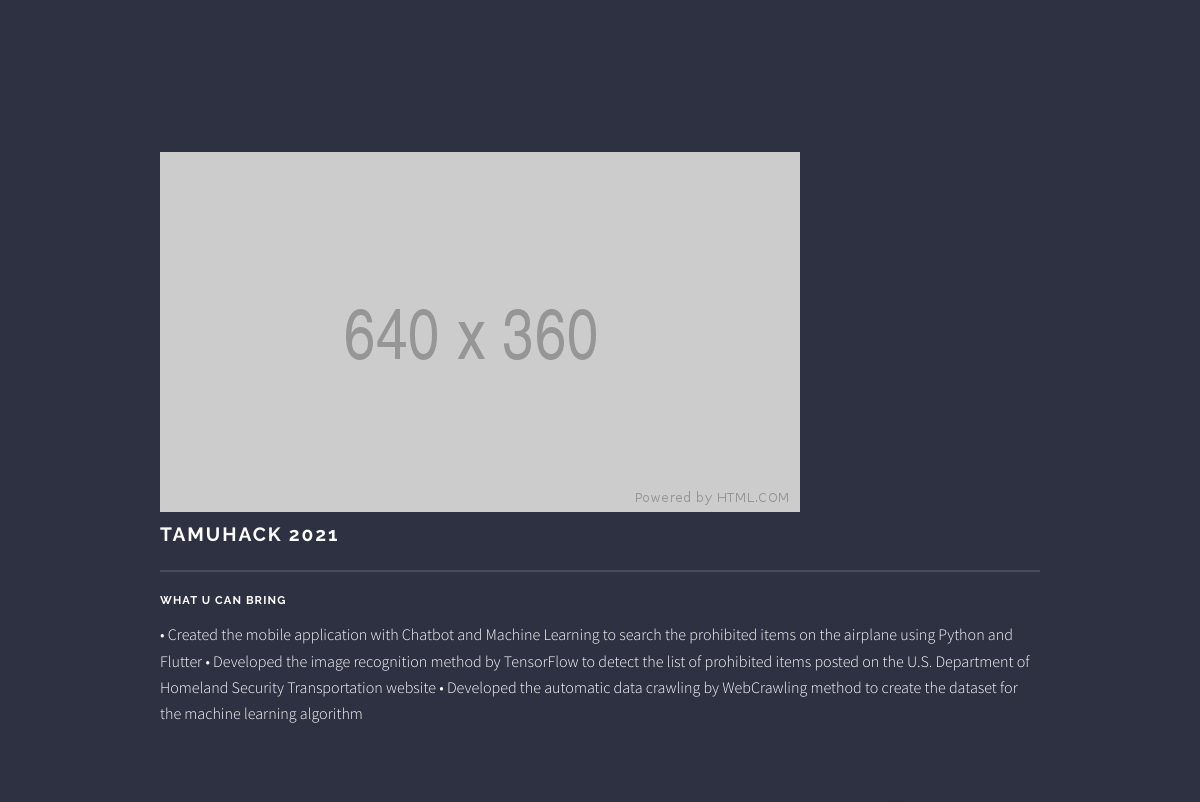
Screenshot of /post/2 with the database file from the repository.
### base/models.py (models this page shows, shortened)
class Post(models.Model):
    headline = models.CharField(max_length=200)
    sub_headline = models.CharField(max_length=200, null=True, blank=True)
    thumbnail = models.ImageField(null=True, blank=True, upload_to="images", default="placeholder.png")
    body = models.TextField(null=True, blank=True)
    created = models.DateTimeField(auto_now_add=True)
    active = models.BooleanField(default=False)
    featured = models.BooleanField(default=False)
    tags = models.ManyToManyField(Tag, null=True,)

### base/views.py (the view)
# urls.py: path('post/<str:pk>', views.post, name='post'),
def post(request, pk):
    post = Post.objects.get(id=pk)
    context = {'post': post}
    return render(request, 'base/post.html', context)

### base/templates/base/post.html (shortened to what this page needs)
{% extends 'base/main.html' %}
{% load static %}
{% block content %}
<section id="four" class="wrapper alt style1">
    <div class="inner">
        <img src="{{post.thumbnail.url}}">
        <h2 class="major">{{post.headline}}</h2>
        <h4>{{post.sub_headline}}</h4>
        <p>{{post.body}}</p>
    </div>
</section>
{% endblock content %}

### static/css/main.css (style rules this page uses)
html, body, div, span, applet, object, iframe, h1, h2, h3, h4, h5, h6, p, blockquote, pre, a, abbr, acronym, address, big, cite, code, del, dfn, em, img, ins, kbd, q, s, samp, small, strike, strong, sub, sup, tt, var, b, u, i, center, dl, dt, dd, ol, ul, li, fieldset, form, label, legend, table, caption, tbody, tfoot, thead, tr, th, td, article, aside, canvas, details, embed, figure, figcaption, footer, header, hgroup, menu, nav, output, ruby, section, summary, time, mark, audio, video { scroll-behavior: smooth; margin: 0; padding: 0; border: 0; font-size: 100%; font: inherit; vertical-align: baseline; }
article, aside, details, figcaption, figure, footer, header, hgroup, menu, nav, section { display: block; }
body { line-height: 1; }
body { -webkit-text-size-adjust: none; }
body { -ms-overflow-style: scrollbar; }
html { box-sizing: border-box; scroll-behavior: smooth; }
*, *:before, *:after { box-sizing: inherit; }
body { background-color: #2e3141; background-image: linear-gradient(to top, rgba(46, 49, 65, 0.8), rgba(46, 49, 65, 0.8)), url("../../static/images/background.jpg"); background-size: auto, cover; background-attachment: fixed, fixed; background-position: center, center; }
body, input, select, textarea { color: #ffffff; font-family: "Source Sans Pro", Helvetica, sans-serif; font-size: 16.5pt; font-weight: 300; line-height: 1.65; }
@media screen and (max-width: 1680px) { body, input, select, textarea { font-size: 13pt; } }
@media screen and (max-width: 1280px) { body, input, select, textarea { font-size: 12pt; } }
p { margin: 0 0 2em 0; }
h1, h2, h3, h4, h5, h6 { color: #ffffff; font-family: Raleway, Helvetica, sans-serif; font-weight: 700; letter-spacing: 0.1em; margin: 0 0 1em 0; text-transform: uppercase; }
h1.major, h2.major, h3.major, h4.major, h5.major, h6.major { padding-bottom: 1em; border-bottom: solid 2px rgba(255, 255, 255, 0.125); }
h2 { font-size: 1.2em; }
h4 { font-size: 0.7em; }
.wrapper { background-color: #2e3141; margin: 6.5em 0; position: relative; }
.wrapper:before { box-shadow: inset 0 -1px 0 0 #2e3141, 0 1px 0 0 #2e3141; }
.wrapper:after { box-shadow: inset 0 -1px 0 0 #2e3141, 0 1px 0 0 #2e3141; }
.wrapper:before, .wrapper:after { background-repeat: no-repeat; background-size: 100% 100%; content: ''; display: block; height: 6.5em; position: absolute; width: 100%; }
.wrapper:before { left: 0; top: -6.5em; }
.wrapper:after { -moz-transform: scaleY(-1); -webkit-transform: scaleY(-1); -ms-transform: scaleY(-1); transform: scaleY(-1); bottom: -6.5em; left: 0; }
.wrapper.alt:before { -moz-transform: scaleX(-1); -webkit-transform: scaleX(-1); -ms-transform: scaleX(-1); transform: scaleX(-1); }
.wrapper.alt:after { -moz-transform: scaleY(-1) scaleX(-1); -webkit-transform: scaleY(-1) scaleX(-1); -ms-transform: scaleY(-1) scaleX(-1); transform: scaleY(-1) scaleX(-1); }
.wrapper .inner { padding: 3em 0 1em 0 ; margin: 0 auto; width: 55em; }

### base/templates/base/post.html (style rules this page uses)
img { max-width: 100%; object-fit: cover; }

### rows the page displays
Post: thumbnail (placeholder picture), headline "TAMUHACK 2021", sub_headline "WHAT U CAN BRING", body "• Created the mobile application with Chatbot and Machine Learning to search the prohibited items on the airplane using Python and Flutter • Developed the image recognition method by TensorFlow to detect the list of prohibited items posted on the U.S. Department of Homeland Security Transportation website • Developed the automatic data crawling by WebCrawling method to create the dataset for the machine learning algorithm"
